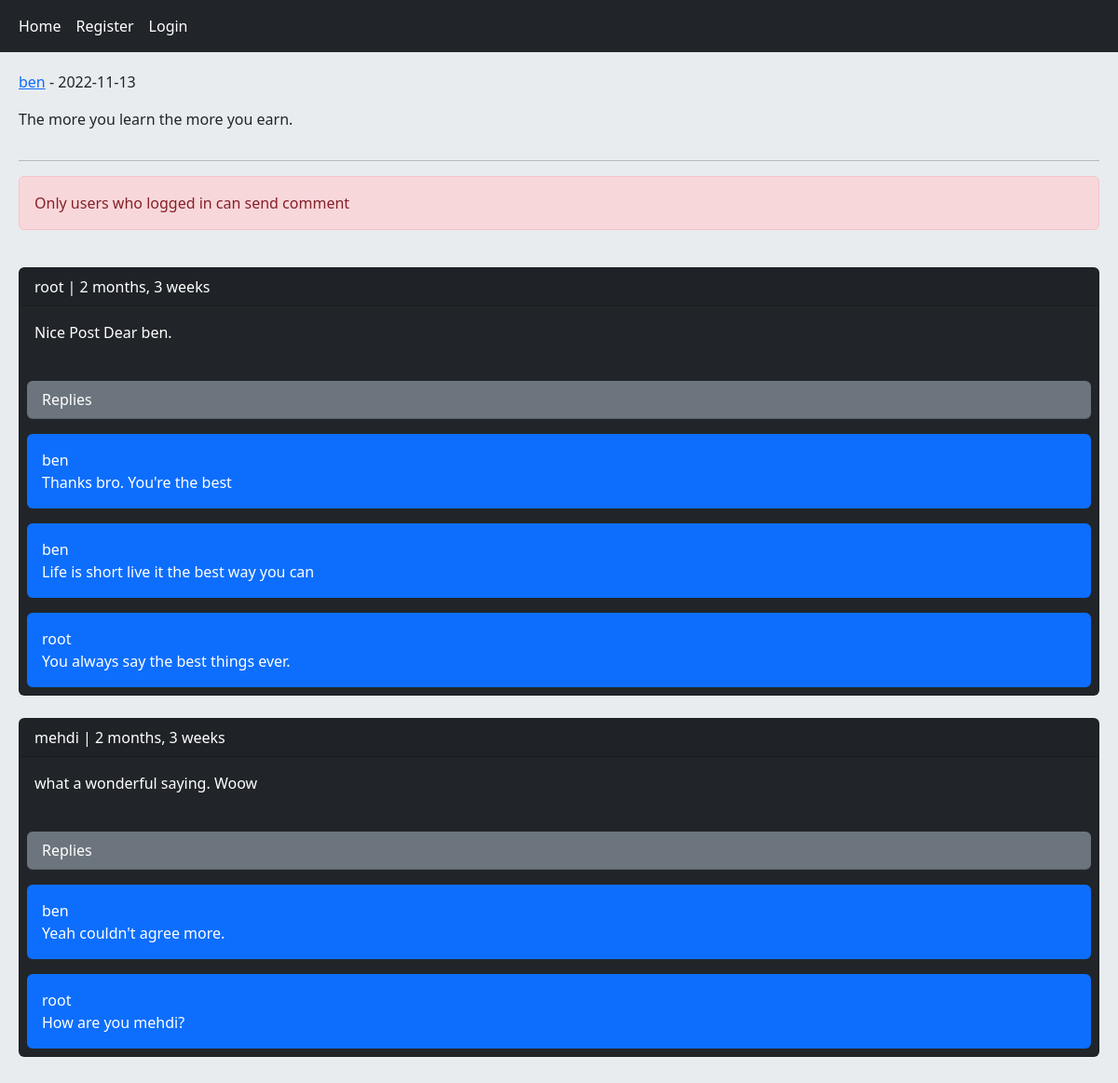
The app's page /post/4/the-more-you-learn-the-more-you-earn with its own data.
### home/models.py (models this page shows, shortened)
class Post(models.Model):
    user = models.ForeignKey(User, on_delete=models.CASCADE, related_name='posts')
    title = models.CharField(max_length=100, null=True, blank=True)
    body = models.TextField()
    slug = models.SlugField()
    created = models.DateTimeField(auto_now_add=True)
    updated = models.DateTimeField(auto_now=True)
    class Meta:
        ordering = ['-created']

class Comment(models.Model):
    user = models.ForeignKey(User, on_delete=models.CASCADE, related_name='ucomments')
    post = models.ForeignKey(Post, on_delete=models.CASCADE, related_name='pcomments')
    reply = models.ForeignKey('self', on_delete=models.CASCADE, related_name='rcomments', blank=True, null=True)
    is_reply = models.BooleanField(default=False)
    body = models.TextField(max_length=400)
    created = models.DateTimeField(auto_now_add=True)

### home/views.py (the view, shortened to what this page needs)
# urls.py: path('post/<int:post_id>/<slug:post_slug>', views.PostDetailView.as_view(), name='post_detail'),
class PostDetailView(View):
    class_form = CommentCreateForm
    class_reply_form = CommentReplyForm
    def setup(self, request, *args, **kwargs):
        self.post_instance = get_object_or_404(Post, pk=kwargs['post_id'], slug=kwargs['post_slug'])
        return super().setup(request, *args, **kwargs)
    def get(self, request, *args, **kwargs):
        post = self.post_instance
        comments = post.pcomments.filter(is_reply=False)
        can_like = request.user.is_authenticated and self.post_instance.user_can_like(request.user)
        context = {'post': post, 'comments': comments, 'form': self.class_form, 'reply_form': self.class_reply_form,
                   'can_like': can_like}
        return render(request, 'home/detail.html', context=context)

### home/templates/home/detail.html (shortened to what this page needs)
{% extends 'base.html' %}
{% block content %}
	<div class="row">
		<div class="col-10">
			<p><a href="{% url 'account:user_profile' post.user.id %}">{{ post.user.username }}</a> - {{ post.updated|date:"Y-m-d" }}</p>
			<p>{{ post.body }}</p>
		</div>
		<div class="col-2 text-end">
		</div>
	</div>
	<hr>
	{% if request.user.is_authenticated %}
		<a href="{% url 'home:post_like' post.id %}" class="{% if can_like %}disabled{% endif %} btn btn-primary col-md-2">Like  {{ post.likes_count }}</a>
		<form action="" method="post" class="mt-3">
			{% csrf_token %}
			{{ form }}
			<input type="submit" value="Comment" class="btn btn-primary">
		</form>
	{% else %}
		<p class="alert alert-danger">Only users who logged in can send comment</p>
	{% endif %}
	<br>
	{% for comment in comments %}
		<div class="card bg-dark text-white">
			<p class="card-header">{{ comment.user }} | {{ comment.created|timesince }}</p>
			<p class="card-body">{{ comment.body }}</p>
			<p class="text-white card-header bg-secondary my-2 mx-2 rounded">Replies</p>
			{% with replies=comment.rcomments.all %}
				{% for reply in replies %}
					<p class="card-body bg-primary p-3 m-2 rounded">{{ reply.user }}<br>{{ reply.body }}</p>
				{% endfor %}
			{% endwith %}
		</div>
		<br>
	{% empty %}
		<p>No comments yet!</p>
	{% endfor %}
{% endblock %}

### templates/base.html (shortened to what this page needs)
<!DOCTYPE html>
<html lang="en">
<head>
	<link href="https://cdn.jsdelivr.net/npm/bootstrap@5.2.2/dist/css/bootstrap.min.css" rel="stylesheet"
>
</head>
<body>
	{% include 'inc/navbar.html' %}
	<div class="jumbotron">
		{% block content %}{% endblock %}
	</div>
</body>
</html>

### templates/inc/navbar.html (shortened to what this page needs)
<nav class="navbar navbar-expand-lg bg-dark navbar-dark">
  <div class="container-fluid">
    <div class="navbar-nav col-11">
      <a class="nav-link active" href="{% url 'home:home' %}">Home</a>
			{% if not request.user.is_authenticated %}
      <a class="nav-link active" href="{% url 'account:user_register' %}">Register</a>
      <a class="nav-link active" href="{% url 'account:user_login' %}">Login</a>
				</div>
				{% endif %}
		</div>
</nav>

### templates/base.html (style rules this page uses)
.jumbotron { padding: 20px; margin-bottom: 20px; background-color: #e9ecef; }

### records on screen
Post: user.username "ben", updated "2022-11-13", body "The more you learn the more you earn."
Comment: user "root", created "2 months, 3 weeks", body "Nice Post Dear ben."
Comment: user "ben", body "Thanks bro. You're the best"
Comment: user "ben", body "Life is short live it the best way you can"
Comment: user "root", body "You always say the best things ever."
Comment: user "mehdi", created "2 months, 3 weeks", body "what a wonderful saying. Woow"
Comment: user "ben", body "Yeah couldn't agree more."
Comment: user "root", body "How are you mehdi?"
